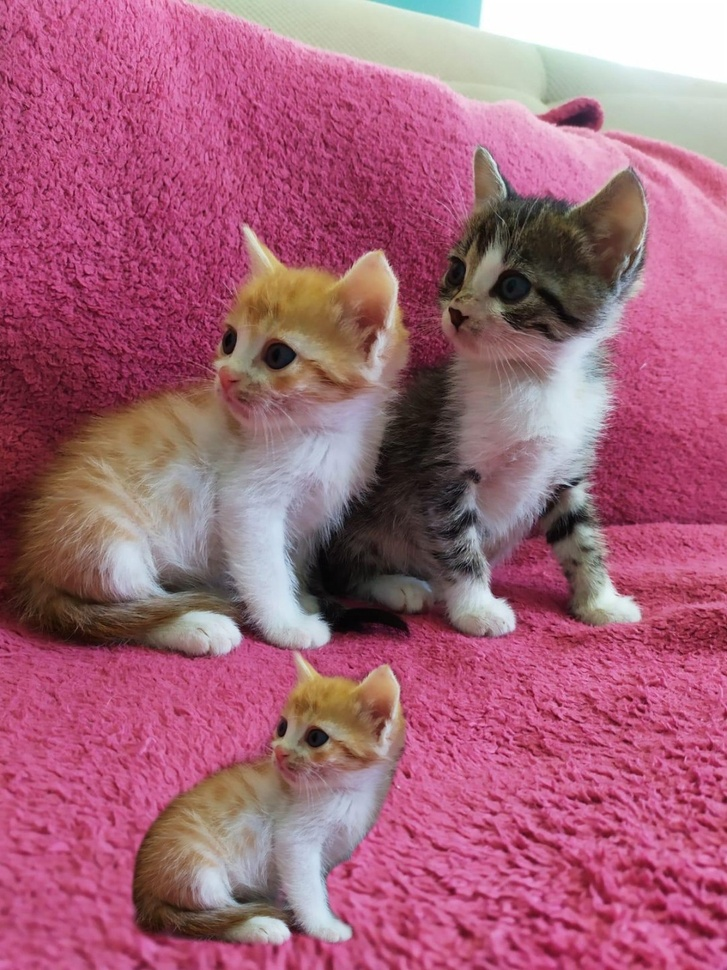
#> input picture temp.jpg, 727 x 970 px, shrunk from 1080 x 1440 before the run
$ python -i noise_variance.py   (imports and definitions only)
#> lines starting #> are read from the running program, lines starting #| are printed output that depends on the picture
import sys
import math
import numpy as np

from PIL import Image
from scipy import signal
from sklearn.cluster import KMeans

def estimate_noise(I):
    H, W = I.shape

    M = [[1, -2, 1], [-2, 4, -2], [1, -2, 1]]

    sigma = np.sum(np.sum(np.absolute(signal.convolve2d(I, M))))
    sigma = sigma * math.sqrt(0.5 * math.pi) / (6 * (W-2) * (H-2))

    return sigma

def detect(input, blockSize=32):
#> called with input = 'temp.jpg', blockSize = 32
    im = Image.open(input)
#> im is the input picture: PIL image 727x970 RGB; mean R, G, B 165.1, 98.6, 121.1
    im = im.convert('1')
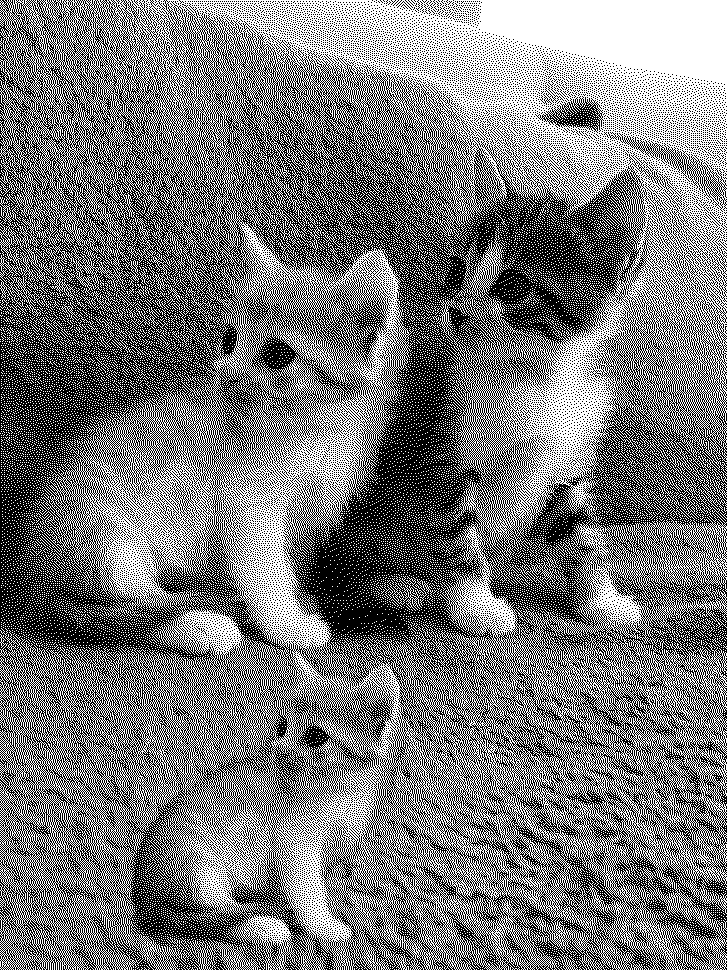
#> im: PIL image 727x970 1; 47.3% white in thin lines or dots

    blocks = []

    imgwidth, imgheight = im.size
#> imgwidth = 727; imgheight = 970

    # break up image into NxN blocks, N = blockSize
    for i in range(0,imgheight,blockSize):
        for j in range(0,imgwidth,blockSize):
            box = (j, i, j+blockSize, i+blockSize)
            b = im.crop(box)
            a = np.asarray(b).astype(int)
            blocks.append(a)
#> after the loop, blocks = 713 items

    variances = []
    for block in blocks:
        variances.append([estimate_noise(block)])
#> this loop made 713 passes
#> sigma in estimate_noise on passes 1 to 3: 1.07, 1.04, 0.94
#> after the loop, variances = 713 items, first 6: [1.07], [1.04], [0.94], [1.05], [0.987], [0.883]

    kmeans = KMeans(n_clusters=2, random_state=0).fit(variances)
    center1, center2 = kmeans.cluster_centers_
#> center1 = [0.486]; center2 = [0.945]

    if abs(center1 - center2) > .4: return True
    else: return False

>>> result = detect('temp.jpg')
